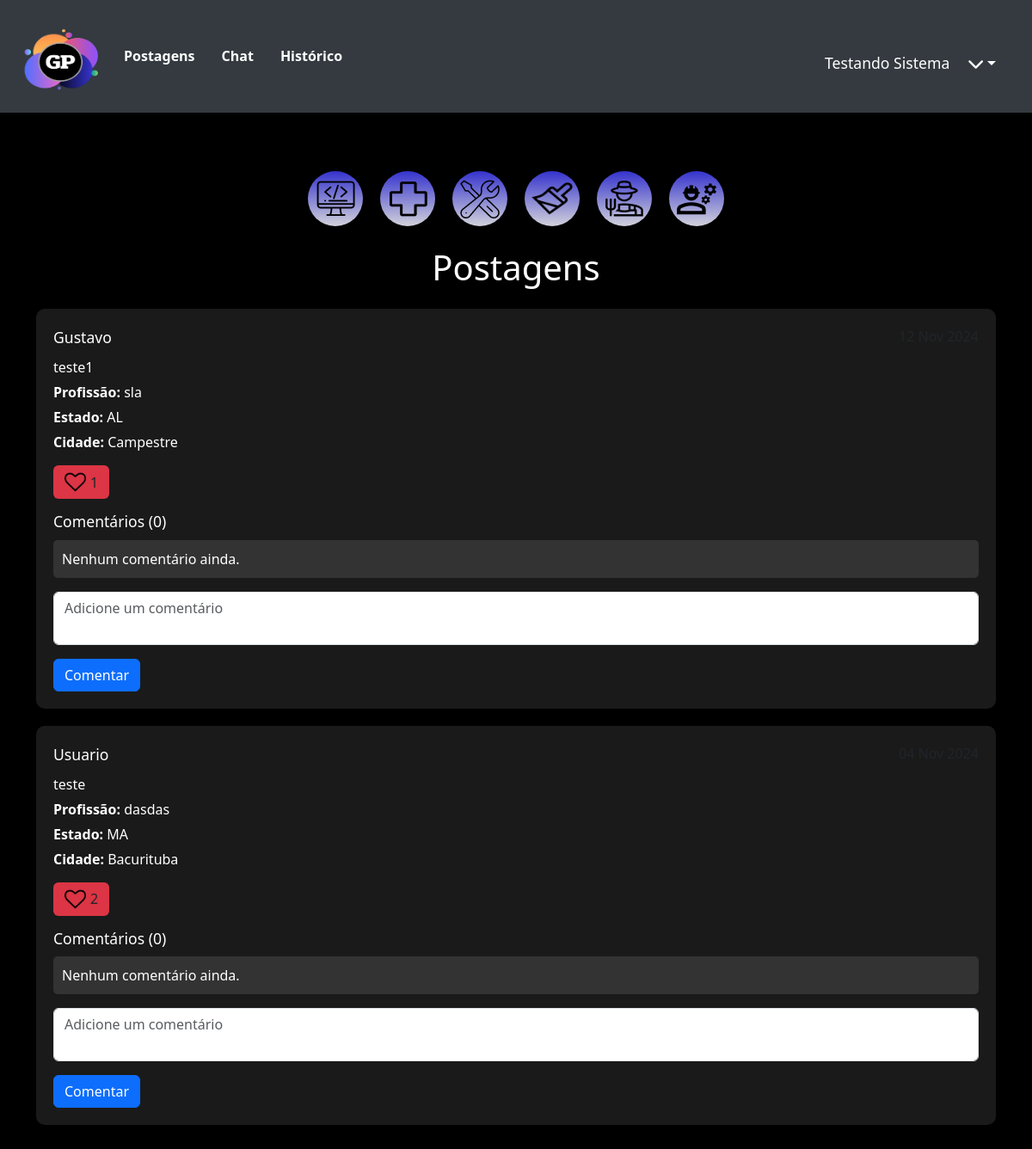
The page /postagens (signed in) on the database its author committed.
### network/models.py (models this page shows, shortened)
class User(db.Model, UserMixin):
    id = db.Column(db.Integer, primary_key=True)
    nome = db.Column(db.String, nullable=True)
    sobrenome = db.Column(db.String, nullable=True)
    email = db.Column(db.String, nullable=True)
    senha = db.Column(db.String, nullable=True)
    last_login = db.Column(db.DateTime, nullable=True)
    imagem = db.Column(db.String, nullable=True, default='default.png')
    posts = db.relationship('Post', backref='user', lazy=True)
    post_comentarios = db.relationship('PostComentarios', backref='user', lazy=True)

class Post(db.Model):
    id = db.Column(db.Integer, primary_key=True)
    data_criacao = db.Column(db.DateTime, default=datetime.utcnow)
    mensagem = db.Column(db.String, nullable=True)
    estado = db.Column(db.String, nullable=True)
    cidade = db.Column(db.String, nullable=True)
    profissao = db.Column(db.String, nullable=True)
    imagem = db.Column(db.String, nullable=True, default='default.png')
    user_id = db.Column(db.Integer, db.ForeignKey('user.id'), nullable=True)
    comentarios = db.relationship('PostComentarios', backref='post', lazy=True)
    likes_count = db.Column(db.Integer, default=0)
    user_likes = db.relationship('UserLikes', backref='liked_post', lazy=True, cascade="all, delete-orphan")

### network/routes.py (the view)
@app.route('/postagens')
@login_required
def postagens():
    dados = Post.query.order_by(Post.data_criacao.desc()).all()
    context = {'dados': dados}
    return render_template('posts.html', context=context)

### network/models.py (called while the page is built)
@login_manager.user_loader
def load_user(user_id):
    return User.query.get(user_id)

### network/templates/posts.html (shortened to what this page needs)
<!DOCTYPE html>
<html lang="en">
<head>
        <link rel="stylesheet" href="{{ url_for('static', filename='styles/stylePostagens.css') }}">
    <link href="https://cdn.jsdelivr.net/npm/bootstrap@5.3.3/dist/css/bootstrap.min.css" rel="stylesheet">
    <link rel="stylesheet" href="https://cdnjs.cloudflare.com/ajax/libs/font-awesome/6.0.0-beta3/css/all.min.css">
    <link rel="stylesheet" href="{{ url_for('static', filename='styles/styleHeader.css') }}">
</head>
<body>
    <header>
        <nav class="navbar navbar-expand-lg">
            <a class="navbar-brand" href="{{ url_for('homepage') }}">
                <img src="{{ url_for('static', filename='assets/logo.png') }}" alt="Logo" width="100">
            </a>
            <div class="collapse navbar-collapse" id="navbarContent">
                <ul class="navbar-nav mr-auto">
                    <li class="nav-item">
                        <a class="nav-link" href="{{ url_for('postagens') }}">Postagens</a>
                    </li>
                    {% if context['dados'] %}
                    <li class="nav-item">
                        <a href="{{ url_for('chat', post_id=context['dados'][0].id) }}" class="nav-link">Chat</a>
                    </li>
                    {% endif %}
                    <li class="nav-item">
                        <a class="nav-link" href="{{ url_for('homepage') }}">Histórico</a>
                    </li>
                </ul>
                <div class="d-flex flex-row align-items-center mt-3">
                    <span class="text-white">{{ current_user.nome }} {{ current_user.sobrenome }}</span>
                    <div class="dropdown">
                        <button class="btn dropdown-toggle text-white" type="button" id="userDropdown" data-bs-toggle="dropdown" aria-expanded="false">
                            <i class="fas fa-chevron-down"></i>
                        </button>
                    </div>
                </div>
            </div>
        </nav>
    </header>
    <div class="container-post">
        <div id="local-profi" class="mt-5">
            <div class="style-profi">
                <a href="{{ url_for('filter_posts', profession='Programador') }}" class="rem-img">
                    <img src="{{ url_for('static', filename='assets/programador.png') }}" alt="" class="rem-img"
                        alt="Programador">
                </a>
            </div>
            <div class="style-profi">
                <a href="{{ url_for('filter_posts', profession='Medico') }}" class="rem-img">
                    <img src="{{ url_for('static', filename='assets/medico.png') }}" class="rem-img" alt="Medico">
                </a>
            </div>
            <div class="style-profi">
                <a href="{{ url_for('filter_posts', profession='Mecanico') }}" class="rem-img">
                    <img src="{{ url_for('static', filename='assets/mecanico.png') }}" class="rem-img" alt="Mecanico">
                </a>
            </div>
            <div class="style-profi">
                <a href="{{ url_for('filter_posts', profession='Pintor') }}" class="rem-img">
                    <img src="{{ url_for('static', filename='assets/pintor.png') }}" class="rem-img" width="48"
                        alt="Pintor">
                </a>
            </div>
            <div class="style-profi">
                <a href="{{ url_for('filter_posts', profession='Fazendeiro') }}" class="rem-img">
                    <img src="{{ url_for('static', filename='assets/fazendeiro.png') }}" class="rem-img"
                        alt="Fazendeiro">
                </a>
            </div>
            <div class="style-profi">
                <a href="{{ url_for('filter_posts', profession='Trabalhador') }}" class="rem-img">
                    <img src="{{ url_for('static', filename='assets/trabalhador.png') }}" class="rem-img"
                        alt="Trabalhador">
                </a>
            </div>
        </div>
        <div class="container mt-4">
            <h1 class="mb-4">Postagens</h1>
            <tbody>
                {% for post in context['dados'] %}
                <tr class="post-row">
                    <td colspan="">
                        <div class="post-container">
                            <div class="post-header">
                                <span class="post-username text-white">{{ post.user.nome }}</span>
                                <span class="post-date">{{ post.data_criacao.strftime('%d %b %Y') }}</span>
                            </div>
                            <div class="post-content">
                                <p>{{ post.mensagem }}</p>
                                <p><strong>Profissão:</strong> {{ post.profissao }}</p>
                                <p><strong>Estado:</strong> {{ post.estado }}</p>
                                <p><strong>Cidade:</strong> {{ post.cidade }}</p>
                            </div>
                            <div class="post-actions">
                                <form action="{{ url_for('like_post', post_id=post.id) }}" method="post"
                                    class="d-inline">
                                    <button type="submit" class="btn btn-black bg-danger like-button"
                                        data-post-id="{{ post.id }}" data-likes="{{ post.likes_count }}">
                                        <img src="{{ url_for('static', filename='assets/like.png') }}"
                                            class="bg-danger like-icon" width="25px">
                                        <span class="likes-count">{{ post.likes_count }}</span>
                                    </button>
                                </form>
                            </div>
                            <div class="post-comments mt-3">
                                <h3 class="text-white">Comentários ({{ post.comentarios|length }})</h3>
                                <ul>
                                    {% for comentario in post.comentarios %}
                                    <li>
                                        <p><strong>{{ comentario.user.nome }}:</strong> {{ comentario.comentario
                                            }}</p>
                                        <p><small>Postado em: {{ comentario.data_criacao.strftime('%d/%m/%Y')
                                                }}</small></p>
                                    </li>
                                    {% else %}
                                    <li>Nenhum comentário ainda.</li>
                                    {% endfor %}
                                </ul>
                                <form action="{{ url_for('add_comment', post_id=post.id) }}" method="post">
                                    <div class="form-group">
                                        <textarea name="comentario" class="form-control"
                                            placeholder="Adicione um comentário"></textarea>
                                    </div>
                                    <div class="mt-3">
                                        <button type="submit" class="btn btn-primary">Comentar</button>
                                    </div>
                                </form>
                            </div>
                        </div>
                    </td>
                </tr>
                {% endfor %}
            </tbody>
        </div>
</body>
</html>

### network/static/styles/stylePostagens.css (style rules this page uses)
body { font-family: 'Pridi', sans-serif; color: #fff; background-color: #000; margin: 0; padding: 0; }
.container-post { background-color: #000; padding: 20px; }
.d-flex.align-items-center span { color: #f8f9fa; margin-right: 10px; }
#local-profi { display: flex; justify-content: center; gap: 20px; }
.style-profi { width: 70px; }
.style-profi img { transition: transform 0.3s; }
.container h1 { color: #fff; text-align: center; margin-bottom: 30px; }
.post-container { background-color: #1a1a1a; padding: 20px; margin-bottom: 20px; border-radius: 10px; box-shadow: 0 4px 8px rgba(0, 0, 0, 0.2); }
.post-header { display: flex; justify-content: space-between; font-weight: 500; margin-bottom: 10px; }
.post-content p { margin: 5px 0; color: #fff; }
.post-actions { display: flex; align-items: center; gap: 10px; margin-top: 15px; }
.post-actions .btn { display: inline-flex; align-items: center; }
.post-comments ul { list-style: none; padding: 0; margin-top: 10px; }
.post-comments li { background-color: #333; border-radius: 5px; padding: 10px; margin-top: 5px; color: #fff; }
.post-comments form textarea { resize: none; min-height: 60px; }
.post-comments .form-group { margin-top: 10px; }
.rem-img { background-color: transparent; }
.style-profi { width: 4rem; height: 4rem; background: linear-gradient(180deg, #3533CD 0%, #D2D2DB 100%); border-radius: 40px; display: flex; justify-content: center; align-items: center; }
.like-icon { margin-right: 5px; }

### network/static/styles/styleHeader.css (style rules this page uses)
header { background-color: #343a40; padding: 10px 20px; }
.navbar { display: flex; justify-content: space-between; align-items: center; }
.navbar-brand img { height: 85px; }
.navbar-nav .nav-link { color: white; font-weight: bold; margin-right: 15px; transition: color 0.3s; }
.navbar-collapse { text-align: center; }
.d-flex { margin-left: auto; align-items: center; }
.text-white { font-size: 1.1rem; margin-right: 10px; }
.dropdown-toggle { background-color: transparent; border: none; color: white; font-size: 1.2rem; display: flex; align-items: center; }

### rows shown on the page
User: nome "Testando", sobrenome "Sistema"
Post: user.nome "Gustavo", mensagem "teste1", profissao "sla", estado "AL", cidade "Campestre", likes_count "1", comentarios|length "0"
Post: user.nome "Usuario", mensagem "teste", profissao "dasdas", estado "MA", cidade "Bacurituba", likes_count "2", comentarios|length "0"
